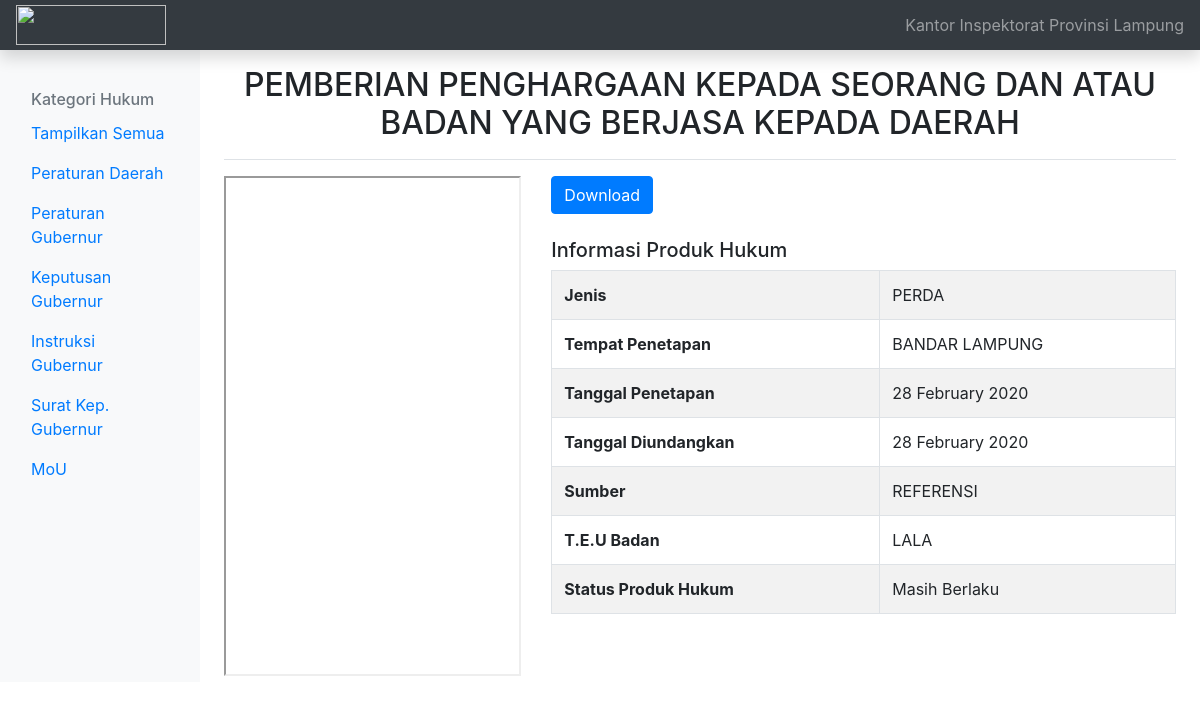
The app's page /main/detail/10 with its own data.
### tables this page shows
CREATE TABLE `produkhukum_tb` (
  `id_produk` int(4) NOT NULL,
  `judul_produk` varchar(200) NOT NULL,
  `jenis_produk` enum('1','2','3','4','5','6') NOT NULL COMMENT '1=perda, 2=pergub, 3=kepgub, 4=insgub, 5=skgub, 6=mou',
  `nomor_peraturan` int(10) NOT NULL,
  `nomor_panggil` int(10) DEFAULT NULL,
  `pengarang` varchar(50) DEFAULT NULL,
  `cetakan` varchar(100) DEFAULT NULL,
  `thn_pengundangan` int(4) NOT NULL,
  `tgl_pengundangan` date NOT NULL,
  `tempat_penerbit` varchar(100) DEFAULT NULL,
  `penerbit` varchar(100) DEFAULT NULL,
  `kolasi` varchar(100) DEFAULT NULL,
  `sumber` varchar(100) DEFAULT NULL,
  `subjek` varchar(100) DEFAULT NULL,
  `isbn` varchar(100) DEFAULT NULL,
  `status` enum('mencabut','dicabut','diubah','mengubah','masih berlaku','tidak berlaku') NOT NULL,
  `bahasa` varchar(50) DEFAULT NULL,
  `bidang_hukum` varchar(50) DEFAULT NULL,
  `no_induk_buku` varchar(50) DEFAULT NULL,
  `file_produk` text NOT NULL,
  `lingkup` enum('prov','kab_kota') NOT NULL,
  `wilayah` varchar(100) NOT NULL,
  `id_user` int(4) NOT NULL,
  `created_at` datetime NOT NULL,
  `updated_at` datetime NOT NULL
);

### application/controllers/Main.php (called while the page is built, shortened)
<?php
class Main extends CI_Controller {
    function __construct()
    {
        $this->load->helper(array('url'));
        $this->load->library(array('form_validation','pagination','session'));
        $this->load->model('main_model');
    }
    public function detail($id)
    {
        $data['detailproduk'] = $this->main_model->detailproduk($id)->result();
        $this->load->view('v_main_detail',$data);
    }
}

### index.php (called while the page is built, shortened)
<?php
require_once BASEPATH.'core/CodeIgniter.php';

### application/models/main_model.php (called while the page is built, shortened)
<?php
class main_model extends CI_Model
{
    public function detailproduk($data)
    {
        $query =  $this->db->get_where('produkhukum_tb',array('id_produk' => $data));
		return $query;
    }
}

### application/views/v_main_detail.php (the view, shortened to what this page needs)
<!DOCTYPE html>
<html>
<head>
    <link rel="stylesheet" type="text/css" media="screen" href="https://cdn.datatables.net/1.10.19/css/jquery.dataTables.min.css">
    <link href="https://getbootstrap.com/docs/4.5/dist/css/bootstrap.min.css" rel="stylesheet">
    <link href="https://getbootstrap.com/docs/4.5/examples/dashboard/dashboard.css" rel="stylesheet">
</head>
<body>
<nav class="navbar navbar-dark sticky-top bg-dark flex-md-nowrap p-0 shadow">
  <a class="navbar-brand col-md-3 col-lg-2 mr-0 px-3" href="#"><img src="https://jdih.lampungprov.go.id/uploads/logo_masterweb_jdih.png" width="150" height="40"/></a>
  <ul class="navbar-nav px-3">
    <li class="nav-item text-nowrap">
      <a class="nav-link" href="#">Kantor Inspektorat Provinsi Lampung</a>
    </li>
  </ul>
</nav>
<div class="container-fluid">
  <div class="row">
    <nav id="sidebarMenu" class="col-md-3 col-lg-2 d-md-block bg-light sidebar collapse">
      <div class="sidebar-sticky pt-3">
      <h6 class="sidebar-heading d-flex justify-content-between align-items-center px-3 mt-4 mb-1 text-muted">
          <span>Kategori Hukum</span>
        </h6>
        <ul class="nav flex-column">
          <li class="nav-item">
            <a class="nav-link" href="<?php echo base_url(); ?>main">
              Tampilkan Semua <span class="sr-only">(current)</span>
            </a>
          </li>
          <li class="nav-item">
            <a class="nav-link" href="<?php echo base_url(); ?>main/perda">
              Peraturan Daerah
            </a>
          </li>
          <li class="nav-item">
            <a class="nav-link" href="<?php echo base_url(); ?>main/pergub">
              Peraturan Gubernur
            </a>
          </li>
          <li class="nav-item">
            <a class="nav-link" href="<?php echo base_url(); ?>main/kepgub">
              Keputusan Gubernur
            </a>
          </li>
          <li class="nav-item">
            <a class="nav-link" href="<?php echo base_url(); ?>main/insgub">
              Instruksi Gubernur
            </a>
          </li>
          <li class="nav-item">
            <a class="nav-link" href="<?php echo base_url(); ?>main/skgub">
              Surat Kep. Gubernur
            </a>
          </li>
          <li class="nav-item">
            <a class="nav-link" href="<?php echo base_url(); ?>main/mou">
              MoU
            </a>
          </li>
        </ul>
      </div>
    </nav>
    <main role="main" class="col-md-9 ml-sm-auto col-lg-10 px-md-4">
    <?php foreach($detailproduk as $a){ ?>
      <div class="d-flex justify-content-between flex-wrap flex-md-nowrap align-items-center pt-3 pb-2 mb-3 border-bottom">
        <center><h1 class="h2"><?php echo strtoupper($a->judul_produk); ?></h1></center>
      </div>
      <div class="row">
                <div class="col-md-4">
                    <iframe src="<?php echo base_url(); ?>produk_hukum/<?php echo $a->file_produk; ?>" height="500" width="100%"></iframe>
                </div>
                <div class="col-md-8">
                    <a href="<?php echo base_url(); ?>main/downloadproduct/<?php echo $a->id_produk; ?>" class="btn btn-primary btn-icon"><i class="fa fa-cloud-download"></i>Download</a><br/><br/>
                    <div class="portofolio-details mt-lg">
                        <h5 class="mt-sm mb-xs ml-xs">Informasi Produk Hukum</h5>
                        <table class="table table-bordered table-striped">
                            <tbody>
                                <tr>
                                    <td class="font-weight-bold">Jenis</td>
                                    <td><?php if($a->jenis_produk == 1){echo "PERDA";}else if($a->jenis_produk == 2){echo "PERGUB";}else if($a->jenis_produk == 3){echo "KEPGUB";
									            }else if($a->jenis_produk == 4){echo "INSGUB";}else if($a->jenis_produk == 5){echo "SKGUB";}else if($a->jenis_produk == 6){echo "MoU";} ?></td>
                                </tr>
                                <tr>
                                    <td class="font-weight-bold">Tempat Penetapan</td>
                                    <td><?php if($a->tempat_penerbit == ""){ echo "-"; }else{ echo strtoupper($a->tempat_penerbit); } ?></td>
                                </tr>
                                <tr>
                                    <td class="font-weight-bold">Tanggal Penetapan</td>
                                    <td><?php echo date('d F Y',strtotime($a->tgl_pengundangan)) ; ?></td>
                                </tr>
                                <tr>
                                    <td class="font-weight-bold">Tanggal Diundangkan</td>
                                    <td><?php echo date('d F Y',strtotime($a->tgl_pengundangan)) ; ?></td>
                                </tr>
                                <tr>
                                    <td class="font-weight-bold">Sumber</td>
                                    <td><?php if($a->sumber == ""){ echo "Tidak ada sumber"; }else{ echo strtoupper($a->sumber); } ?></td>
                                </tr>
                                <tr>
                                    <td class="font-weight-bold">T.E.U Badan</td>
                                    <td><?php if($a->pengarang == ""){ echo "-"; }else{ echo strtoupper($a->pengarang); } ?></td>
                                </tr>
                                <tr>
                                    <td class="font-weight-bold">
                                        Status Produk Hukum
                                    </td>
                                <td><?php echo ucwords($a->status); ?></td>
                                </tr>
                            </tbody>
                        </table>
                    </div>
                </div>
            </div>
    <?php } ?>
    </main>
  </div>
</div>
</body>
</html>

### records on screen
produkhukum_tb: judul_produk "PEMBERIAN PENGHARGAAN KEPADA SEORANG DAN ATAU BADAN YANG BERJASA KEPADA DAERAH", jenis_produk "PERDA", tempat_penerbit "BANDAR LAMPUNG", tgl_pengundangan "28 February 2020", sumber "REFERENSI", pengarang "LALA", status "Masih Berlaku"
